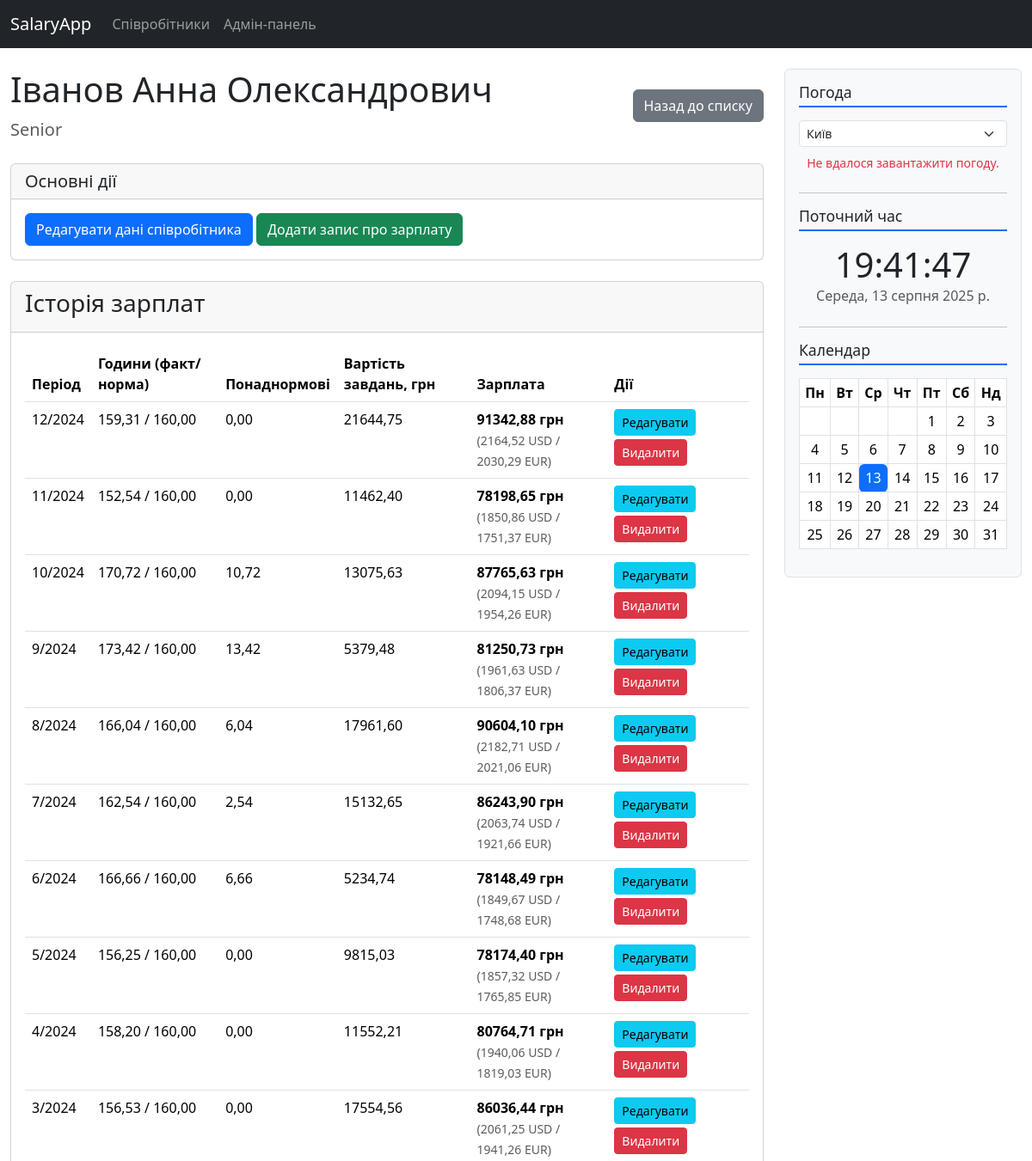
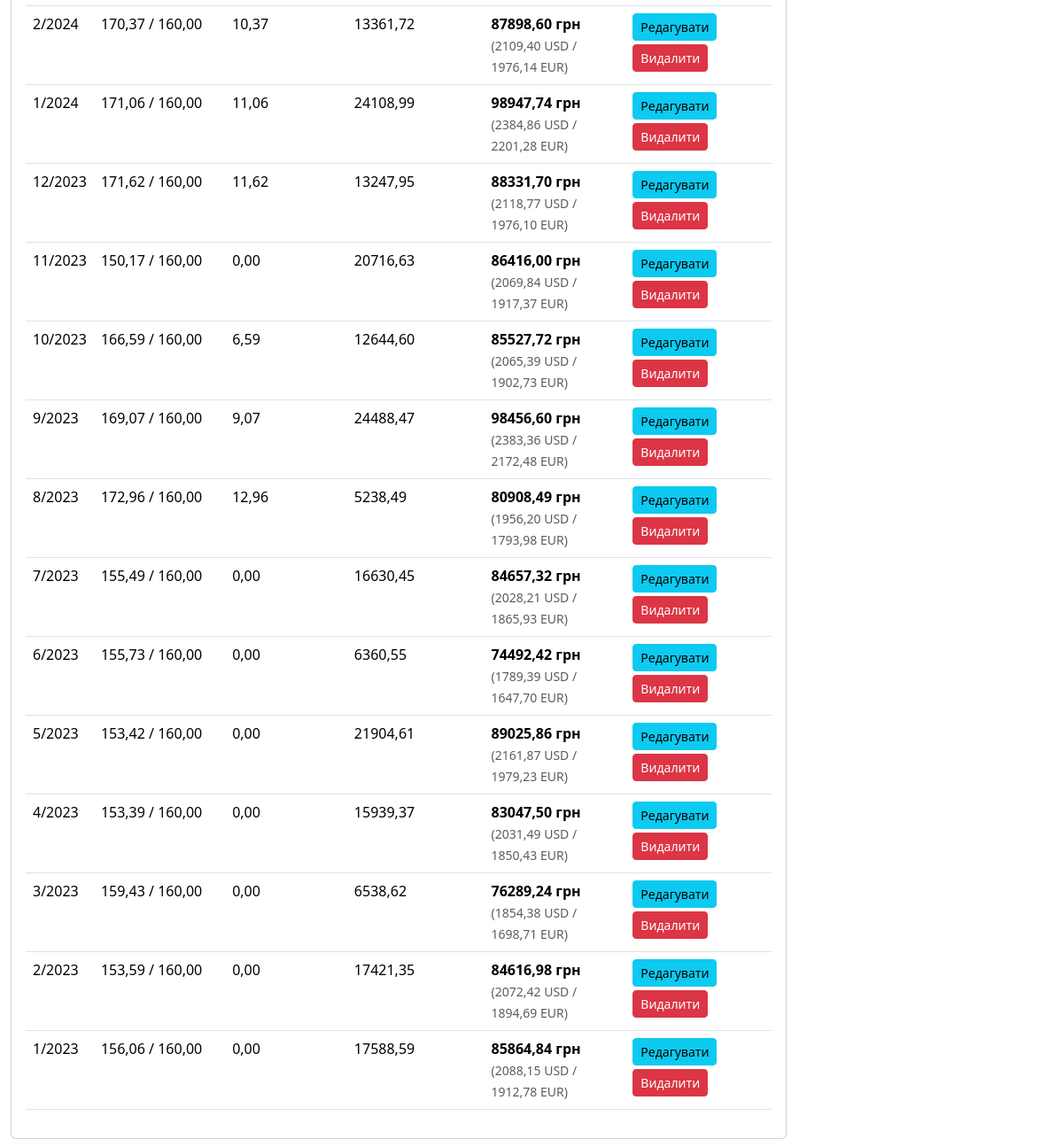
Page /employees/17/ on the committed database (2 pictures, top to bottom).
### employees/models.py (models this page shows, shortened)
class Employee(models.Model):
    LEVEL_CHOICES = [
        ('JUN', 'Junior'),
        ('MID', 'Middle'),
        ('SEN', 'Senior'),
        ('LEAD', 'Team Lead'),
    ]
    first_name = models.CharField(max_length=100, verbose_name='Ім\'я')
    last_name = models.CharField(max_length=100, verbose_name='Прізвище')
    patronymic = models.CharField(max_length=100, blank=True, verbose_name='По-батькові')
    level = models.CharField(max_length=4, choices=LEVEL_CHOICES, verbose_name='Рівень')
    def get_full_name(self):
        return f"{self.last_name} {self.first_name} {self.patronymic}".strip()
    class Meta:
        verbose_name = 'Співробітник'
        verbose_name_plural = 'Співробітники'

class SalaryRecord(models.Model):
    employee = models.ForeignKey(Employee, on_delete=models.CASCADE, related_name='salary_records',
                                 verbose_name='Співробітник')
    month = models.PositiveSmallIntegerField(verbose_name='Місяць (1-12)')
    year = models.PositiveSmallIntegerField(verbose_name='Рік (напр. 2025)')
    actual_hours = models.DecimalField(max_digits=5, decimal_places=2, verbose_name='Фактично відпрацьовані години')
    standard_hours = models.DecimalField(max_digits=5, decimal_places=2, verbose_name='Норма годин на місяць')
    tasks_completed_value = models.DecimalField(max_digits=10, decimal_places=2,
                                                verbose_name='Загальна вартість завдань (грн)')
    usd_rate = models.DecimalField(max_digits=6, decimal_places=2, verbose_name='Курс USD на цей місяць')
    eur_rate = models.DecimalField(max_digits=6, decimal_places=2, verbose_name='Курс EUR на цей місяць')
    calculated_salary = models.DecimalField(max_digits=12, decimal_places=2, editable=False, default=0.0,
                                            verbose_name='Розрахована зарплата (грн)')
    class Meta:
        unique_together = ('employee', 'month', 'year')
        ordering = ['-year', '-month']  # Найновіші записи будуть першими
        verbose_name = 'Запис про зарплату'
        verbose_name_plural = 'Записи про зарплату'
    @property
    def overtime_hours(self):
        overtime = self.actual_hours - self.standard_hours
        return max(overtime, Decimal(0))  # Повертає 0, якщо понаднормових не було
    @property
    def salary_in_usd(self):
        if self.usd_rate and self.usd_rate > 0:
            return self.calculated_salary / self.usd_rate
        return Decimal('0')
    @property
    def salary_in_eur(self):
        if self.eur_rate and self.eur_rate > 0:
            return self.calculated_salary / self.eur_rate
        return Decimal('0')

### employees/views.py (the view)
# urls.py: path('<int:pk>/', views.EmployeeDetailView.as_view(), name='employee-detail'),
class EmployeeDetailView(DetailView):
    model = Employee
    context_object_name = 'employee'
    template_name = 'employees/employee_detail.html'

### templates/employees/employee_detail.html (shortened to what this page needs)
{% extends 'base.html' %}
{% block content %}
<div class="d-flex justify-content-between align-items-center mb-4">
    <div>
        <h1>{{ employee.get_full_name }}</h1>
        <p class="lead text-muted mb-0">{{ employee.get_level_display }}</p>
    </div>
    <a href="{% url 'employee-list' %}" class="btn btn-secondary">Назад до списку</a>
</div>
<div class="card mb-4">
    <div class="card-header">
        <h5 class="card-title mb-0">Основні дії</h5>
    </div>
    <div class="card-body">
        <a href="{% url 'employee-update' employee.pk %}" class="btn btn-primary">Редагувати дані співробітника</a>
        <a href="{% url 'salary-create' employee.pk %}" class="btn btn-success">Додати запис про зарплату</a>
    </div>
</div>
<div class="card">
    <div class="card-header"><h3>Історія зарплат</h3></div>
    <div class="card-body">
        <div class="table-responsive">
            <table class="table table-hover">
                <thead>
                    <tr>
                        <th scope="col">Період</th>
                        <th scope="col">Години (факт/норма)</th>
                        <th scope="col">Понаднормові</th>
                        <th scope="col">Вартість завдань, грн</th>
                        <th scope="col">Зарплата</th> <th scope="col">Дії</th>
                    </tr>
                </thead>
                <tbody>
                    {% for record in employee.salary_records.all %}
                        <tr>
                            <td>{{ record.month }}/{{ record.year }}</td>
                            <td>{{ record.actual_hours|floatformat:2 }} / {{ record.standard_hours|floatformat:2 }}</td>
                            <td>{{ record.overtime_hours|floatformat:2 }}</td>
                            <td>{{ record.tasks_completed_value|floatformat:2 }}</td>
                            <td>
                                <strong>{{ record.calculated_salary|floatformat:2 }} грн</strong>
                                <br><small class="text-muted">({{ record.salary_in_usd|floatformat:2 }} USD / {{ record.salary_in_eur|floatformat:2 }} EUR)</small>
                            </td>
                            <td>
                                <a href="{% url 'salary-update' record.pk %}" class="btn btn-sm btn-info">Редагувати</a>
                                <a href="{% url 'salary-delete' record.pk %}" class="btn btn-sm btn-danger mt-1">Видалити</a>
                            </td>
                        </tr>
                    {% empty %}
                        <tr><td colspan="6" class="text-center">Для цього співробітника ще немає записів про зарплату.</td></tr>
                    {% endfor %}
                </tbody>
            </table>
        </div>
    </div>
</div>
{% endblock %}

### rows in the picture
Employee: get_full_name "Іванов Анна Олександрович", level "Senior"
SalaryRecord: month "12", year "2024", actual_hours "159,31", standard_hours "160,00", overtime_hours "0,00", tasks_completed_value "21644,75", calculated_salary "91342,88", salary_in_usd "2164,52", salary_in_eur "2030,29"
SalaryRecord: month "11", year "2024", actual_hours "152,54", standard_hours "160,00", overtime_hours "0,00", tasks_completed_value "11462,40", calculated_salary "78198,65", salary_in_usd "1850,86", salary_in_eur "1751,37"
SalaryRecord: month "10", year "2024", actual_hours "170,72", standard_hours "160,00", overtime_hours "10,72", tasks_completed_value "13075,63", calculated_salary "87765,63", salary_in_usd "2094,15", salary_in_eur "1954,26"
SalaryRecord: month "9", year "2024", actual_hours "173,42", standard_hours "160,00", overtime_hours "13,42", tasks_completed_value "5379,48", calculated_salary "81250,73", salary_in_usd "1961,63", salary_in_eur "1806,37"
SalaryRecord: month "8", year "2024", actual_hours "166,04", standard_hours "160,00", overtime_hours "6,04", tasks_completed_value "17961,60", calculated_salary "90604,10", salary_in_usd "2182,71", salary_in_eur "2021,06"
SalaryRecord: month "7", year "2024", actual_hours "162,54", standard_hours "160,00", overtime_hours "2,54", tasks_completed_value "15132,65", calculated_salary "86243,90", salary_in_usd "2063,74", salary_in_eur "1921,66"
SalaryRecord: month "6", year "2024", actual_hours "166,66", standard_hours "160,00", overtime_hours "6,66", tasks_completed_value "5234,74", calculated_salary "78148,49", salary_in_usd "1849,67", salary_in_eur "1748,68"
SalaryRecord: month "5", year "2024", actual_hours "156,25", standard_hours "160,00", overtime_hours "0,00", tasks_completed_value "9815,03", calculated_salary "78174,40", salary_in_usd "1857,32", salary_in_eur "1765,85"
SalaryRecord: month "4", year "2024", actual_hours "158,20", standard_hours "160,00", overtime_hours "0,00", tasks_completed_value "11552,21", calculated_salary "80764,71", salary_in_usd "1940,06", salary_in_eur "1819,03"
SalaryRecord: month "3", year "2024", actual_hours "156,53", standard_hours "160,00", overtime_hours "0,00", tasks_completed_value "17554,56", calculated_salary "86036,44", salary_in_usd "2061,25", salary_in_eur "1941,26"
SalaryRecord: month "2", year "2024", actual_hours "170,37", standard_hours "160,00", overtime_hours "10,37", tasks_completed_value "13361,72", calculated_salary "87898,60", salary_in_usd "2109,40", salary_in_eur "1976,14"
SalaryRecord: month "1", year "2024", actual_hours "171,06", standard_hours "160,00", overtime_hours "11,06", tasks_completed_value "24108,99", calculated_salary "98947,74", salary_in_usd "2384,86", salary_in_eur "2201,28"
SalaryRecord: month "12", year "2023", actual_hours "171,62", standard_hours "160,00", overtime_hours "11,62", tasks_completed_value "13247,95", calculated_salary "88331,70", salary_in_usd "2118,77", salary_in_eur "1976,10"
SalaryRecord: month "11", year "2023", actual_hours "150,17", standard_hours "160,00", overtime_hours "0,00", tasks_completed_value "20716,63", calculated_salary "86416,00", salary_in_usd "2069,84", salary_in_eur "1917,37"
SalaryRecord: month "10", year "2023", actual_hours "166,59", standard_hours "160,00", overtime_hours "6,59", tasks_completed_value "12644,60", calculated_salary "85527,72", salary_in_usd "2065,39", salary_in_eur "1902,73"
SalaryRecord: month "9", year "2023", actual_hours "169,07", standard_hours "160,00", overtime_hours "9,07", tasks_completed_value "24488,47", calculated_salary "98456,60", salary_in_usd "2383,36", salary_in_eur "2172,48"
SalaryRecord: month "8", year "2023", actual_hours "172,96", standard_hours "160,00", overtime_hours "12,96", tasks_completed_value "5238,49", calculated_salary "80908,49", salary_in_usd "1956,20", salary_in_eur "1793,98"
SalaryRecord: month "7", year "2023", actual_hours "155,49", standard_hours "160,00", overtime_hours "0,00", tasks_completed_value "16630,45", calculated_salary "84657,32", salary_in_usd "2028,21", salary_in_eur "1865,93"
SalaryRecord: month "6", year "2023", actual_hours "155,73", standard_hours "160,00", overtime_hours "0,00", tasks_completed_value "6360,55", calculated_salary "74492,42", salary_in_usd "1789,39", salary_in_eur "1647,70"
SalaryRecord: month "5", year "2023", actual_hours "153,42", standard_hours "160,00", overtime_hours "0,00", tasks_completed_value "21904,61", calculated_salary "89025,86", salary_in_usd "2161,87", salary_in_eur "1979,23"
SalaryRecord: month "4", year "2023", actual_hours "153,39", standard_hours "160,00", overtime_hours "0,00", tasks_completed_value "15939,37", calculated_salary "83047,50", salary_in_usd "2031,49", salary_in_eur "1850,43"
SalaryRecord: month "3", year "2023", actual_hours "159,43", standard_hours "160,00", overtime_hours "0,00", tasks_completed_value "6538,62", calculated_salary "76289,24", salary_in_usd "1854,38", salary_in_eur "1698,71"
SalaryRecord: month "2", year "2023", actual_hours "153,59", standard_hours "160,00", overtime_hours "0,00", tasks_completed_value "17421,35", calculated_salary "84616,98", salary_in_usd "2072,42", salary_in_eur "1894,69"
SalaryRecord: month "1", year "2023", actual_hours "156,06", standard_hours "160,00", overtime_hours "0,00", tasks_completed_value "17588,59", calculated_salary "85864,84", salary_in_usd "2088,15", salary_in_eur "1912,78"
